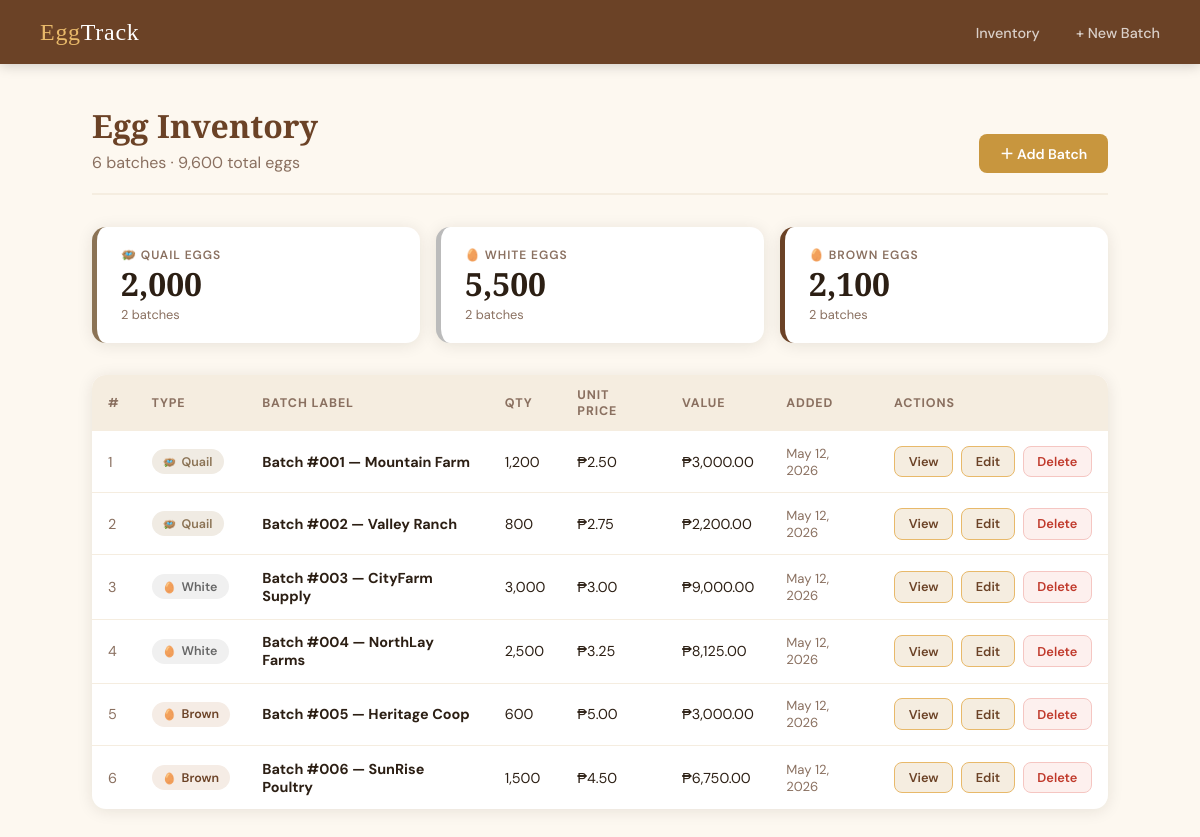
The page / on the database its author committed.
### tables this page shows
CREATE TABLE eggs (
        id          INTEGER PRIMARY KEY AUTOINCREMENT,
        egg_type    TEXT    NOT NULL CHECK(egg_type IN ('quail','white','brown')),
        batch_label TEXT    NOT NULL,
        quantity    INTEGER NOT NULL DEFAULT 0,
        unit_price  REAL    NOT NULL DEFAULT 0.00,
        notes       TEXT    DEFAULT '',
        created_at  TEXT    NOT NULL DEFAULT (datetime('now','localtime'))
    );

### core/View/Engine.php (called while the page is built, shortened)
<?php
class Engine
{
    public function render(string $view, array $data = []): string
    {
        $file = $this->viewsPath . '/' . str_replace('.', '/', $view) . '.php';
        extract($data, EXTR_SKIP);
        require $file;
        return ob_get_clean() ?: '';
    }
}

### app/Controllers/EggController.php (called while the page is built, shortened)
<?php
class EggController
{
    public function index(Request $request): Response
    {
        $eggs    = $this->eggs->all();
        $summary = $this->eggs->stockSummary();
        $content = $this->view->render('eggs.index', compact('eggs', 'summary'));
        return Response::html($content);
    }
}

### core/Http/Dispatcher.php (called while the page is built, shortened)
<?php
class Dispatcher
{
    public function dispatch(array $action, Request $request): Response
    {
        [$controllerClass, $method] = $action;
        $controller = $this->container->make($controllerClass);
        return $controller->$method($request);
    }
}

### core/Application.php (called while the page is built, shortened)
<?php
class Application
{
    private readonly Router     $router;
    private readonly Dispatcher $dispatcher;
    public function __construct(public readonly Container $container)
    {
        $this->router     = new Router();
        $this->dispatcher = new Dispatcher($container);
    }
    public function run(): void
    {
        $request = new Request();
        $matched = $this->router->resolve($request);
        $request->setRouteParams($matched['params']);
        $response = $this->dispatcher->dispatch($matched['action'], $request);
    }
}

### public/index.php (called while the page is built, shortened)
<?php
$dbConfig  = require __DIR__ . '/../config/database.php';
$appConfig = require __DIR__ . '/../config/app.php';
$container = new Container();
$app       = new Application($container);
$app->bind(DatabaseDriver::class, SQLiteDriver::class);
$app->bind(Connection::class, fn(Container $c) =>
    new Connection($c->make(DatabaseDriver::class), $dbConfig)
);
$app->bind(QueryBuilder::class, fn(Container $c) =>
    new QueryBuilder($c->make(Connection::class)->pdo())
);
$app->bind(EggRepositoryInterface::class, fn(Container $c) =>
    new EggRepository($c->make(Connection::class))
);
$app->bind(Engine::class, fn() =>
    new Engine($appConfig['views'])
);
$app->bind(Validator::class, fn() => new Validator());
$app->bind(EggController::class, fn(Container $c) =>
    new EggController(
        $c->make(EggRepositoryInterface::class),
        $c->make(Engine::class),
        $c->make(Validator::class)
    )
);
$app->router()->get('/', [EggController::class, 'index']);
$app->run();

### app/Models/EggRepository.php (called while the page is built, shortened)
<?php
class EggRepository implements EggRepositoryInterface
{
    private readonly QueryBuilder $qb;
    private readonly PDO          $pdo;
    private string                $table = 'eggs';
    public function __construct(Connection $connection)
    {
        $this->pdo = $connection->pdo();
        $this->qb  = new QueryBuilder($this->pdo);
    }
    public function all(): array
    {
        return $this->qb->table($this->table)->orderBy('created_at', 'DESC')->get();
    }
    public function stockSummary(): array
    {
        $stmt = $this->pdo->query(
            "SELECT egg_type, SUM(quantity) as total_quantity, COUNT(*) as batch_count
             FROM {$this->table}
             GROUP BY egg_type
             ORDER BY egg_type"
        );
        return $stmt->fetchAll();
    }
}

### core/Database/Connection.php (called while the page is built, shortened)
<?php
class Connection
{
    private readonly PDO $pdo;
    public function __construct(
        private readonly DatabaseDriver $driver,
        private readonly array          $config
    ) {
        $this->pdo = $this->driver->connect($this->config);
    }
    public function pdo(): PDO
    {
        return $this->pdo;
    }
}

### core/Database/SQLiteDriver.php (called while the page is built, shortened)
<?php
class SQLiteDriver implements DatabaseDriver
{
    public function connect(array $config): PDO
    {
        $path = $config['database'] ?? ':memory:';
        $pdo  = new PDO("sqlite:{$path}");
        $pdo->setAttribute(PDO::ATTR_ERRMODE, PDO::ERRMODE_EXCEPTION);
        $pdo->setAttribute(PDO::ATTR_DEFAULT_FETCH_MODE, PDO::FETCH_ASSOC);
        return $pdo;
    }
}

### core/Database/QueryBuilder.php (called while the page is built, shortened)
<?php
class QueryBuilder
{
    private string $table     = '';
    private array  $wheres    = [];
    private array  $bindings  = [];
    private string $orderCol  = '';
    private string $orderDir  = 'ASC';
    public function table(string $table): static
    {
        $clone        = clone $this;
        $clone->table = $table;
        return $clone;
    }
    public function orderBy(string $column, string $direction = 'ASC'): static
    {
        $clone           = clone $this;
        $clone->orderCol = $column;
        $clone->orderDir = strtoupper($direction);
        return $clone;
    }
    public function get(): array
    {
        $sql  = "SELECT * FROM {$this->table}";
        $sql .= $this->buildWhere();
        if ($this->orderCol) {
            $sql .= " ORDER BY {$this->orderCol} {$this->orderDir}";
        }
        $stmt = $this->execute($sql, $this->bindings);
        return $stmt->fetchAll();
    }
    private function buildWhere(): string
    {
        if (empty($this->wheres)) {
            return '';
        }
        return ' WHERE ' . implode(' AND ', $this->wheres);
    }
    private function execute(string $sql, array $bindings): PDOStatement
    {
        $stmt = $this->pdo->prepare($sql);
        $stmt->execute($bindings);
        return $stmt;
    }
}

### app/Views/layouts/wrap.php (called while the page is built, shortened)
<?php
function layout(string $content, string $title = 'Egg Inventory'): string
{
    require __DIR__ . '/app.php';
    return ob_get_clean();
}

### app/Views/eggs/index.php (the view, shortened to what this page needs)
<?php
$types = ['quail' => 0, 'white' => 0, 'brown' => 0];
$batches = ['quail' => 0, 'white' => 0, 'brown' => 0];
foreach ($summary as $row) {
    $t = $row['egg_type'];
    $types[$t]   = (int)$row['total_quantity'];
    $batches[$t] = (int)$row['batch_count'];
}
$totalAll = array_sum($types);
?>
<div class="page-header">
    <div>
        <h1>Egg Inventory</h1>
        <p><?= count($eggs) ?> batch<?= count($eggs) !== 1 ? 'es' : '' ?> · <?= number_format($totalAll) ?> total eggs</p>
    </div>
    <a href="/eggs/create" class="btn btn-primary">＋ Add Batch</a>
</div>
<div class="summary-grid">
    <div class="summary-chip quail">
        <span class="chip-label">🪺 Quail Eggs</span>
        <span class="chip-qty"><?= number_format($types['quail']) ?></span>
        <span class="chip-sub"><?= $batches['quail'] ?> batch<?= $batches['quail'] !== 1 ? 'es' : '' ?></span>
    </div>
    <div class="summary-chip white">
        <span class="chip-label">🥚 White Eggs</span>
        <span class="chip-qty"><?= number_format($types['white']) ?></span>
        <span class="chip-sub"><?= $batches['white'] ?> batch<?= $batches['white'] !== 1 ? 'es' : '' ?></span>
    </div>
    <div class="summary-chip brown">
        <span class="chip-label">🥚 Brown Eggs</span>
        <span class="chip-qty"><?= number_format($types['brown']) ?></span>
        <span class="chip-sub"><?= $batches['brown'] ?> batch<?= $batches['brown'] !== 1 ? 'es' : '' ?></span>
    </div>
</div>
<div class="card">
<?php if (empty($eggs)): ?>
    <div class="empty-state">
        <div class="icon">🥚</div>
        <strong>No egg batches yet.</strong>
        <p><a href="/eggs/create" style="color:var(--gold)">Add your first batch</a> to get started.</p>
    </div>
<?php else: ?>
    <table class="data-table">
        <thead>
            <tr>
                <th>#</th>
                <th>Type</th>
                <th>Batch Label</th>
                <th>Qty</th>
                <th>Unit Price</th>
                <th>Value</th>
                <th>Added</th>
                <th>Actions</th>
            </tr>
        </thead>
        <tbody>
        <?php foreach ($eggs as $egg): ?>
            <tr>
                <td class="text-muted"><?= $egg['id'] ?></td>
                <td>
                    <span class="badge badge-<?= htmlspecialchars($egg['egg_type']) ?>">
                        <?= ucfirst(htmlspecialchars($egg['egg_type'])) ?>
                    </span>
                </td>
                <td><strong><?= htmlspecialchars($egg['batch_label']) ?></strong></td>
                <td><?= number_format((int)$egg['quantity']) ?></td>
                <td>₱<?= number_format((float)$egg['unit_price'], 2) ?></td>
                <td>₱<?= number_format((float)$egg['unit_price'] * (int)$egg['quantity'], 2) ?></td>
                <td class="text-muted" style="font-size:.82rem"><?= date('M j, Y', strtotime($egg['created_at'])) ?></td>
                <td>
                    <div class="actions">
                        <a href="/eggs/<?= $egg['id'] ?>" class="btn btn-secondary btn-sm">View</a>
                        <a href="/eggs/<?= $egg['id'] ?>/edit" class="btn btn-secondary btn-sm">Edit</a>
                        <form method="POST" action="/eggs/<?= $egg['id'] ?>/delete" style="display:inline"
                              onsubmit="return confirm('Delete this batch?')">
                            <button type="submit" class="btn btn-danger btn-sm">Delete</button>
                        </form>
                    </div>
                </td>
            </tr>
        <?php endforeach; ?>
        </tbody>
    </table>
<?php endif; ?>
</div>
<?php
$content = ob_get_clean();
require __DIR__ . '/../layouts/wrap.php';
echo layout($content, 'Inventory');

### app/Views/layouts/app.php (shortened to what this page needs)
<!DOCTYPE html>
<html lang="en">
<head>
</head>
<body>
<nav>
    <a href="/eggs" class="nav-brand">Egg<span>Track</span></a>
    <div class="nav-links">
        <a href="/eggs">Inventory</a>
        <a href="/eggs/create">+ New Batch</a>
    </div>
</nav>
<div class="page-wrap">
    <?= $content ?? '' ?>
</div>
</body>
</html>

### core/Http/Response.php (shortened to what this page needs)
<?php
class Response
{
    private string $body       = '';
    public function setBody(string $body): static
    {
        $this->body = $body;
        return $this;
    }
    public function send(): void
    {
        echo $this->body;
    }
}

### app/Views/layouts/app.php (style rules this page uses)
:root { --cream: #fdf8f0; --warm: #f5ede0; --gold: #c8963e; --gold-lt: #e8b96a; --brown: #6b4226; --quail: #8b7355; --white-eg: #e8e0d5; --ink: #2c1f14; --muted: #8a7060; --green: #4a7c59; --red: #c0392b; --shadow: 0 2px 16px rgba(44,31,20,.10); --radius: 14px; }
*, *::before, *::after { box-sizing: border-box; margin: 0; padding: 0; }
body { font-family: 'DM Sans', sans-serif; background: var(--cream); color: var(--ink); min-height: 100vh; }
nav { background: var(--brown); padding: 0 2.5rem; display: flex; align-items: center; justify-content: space-between; height: 64px; box-shadow: 0 2px 12px rgba(0,0,0,.18); }
.nav-brand { font-family: 'Playfair Display', serif; font-size: 1.5rem; color: var(--gold-lt); text-decoration: none; letter-spacing: .03em; }
.nav-brand span { color: #fff; font-weight: 300; }
.nav-links a { color: rgba(255,255,255,.75); text-decoration: none; margin-left: 2rem; font-size: .9rem; font-weight: 500; transition: color .2s; }
.page-wrap { max-width: 1080px; margin: 0 auto; padding: 2.5rem 2rem 4rem; }
.page-header { display: flex; align-items: flex-end; justify-content: space-between; margin-bottom: 2rem; padding-bottom: 1.25rem; border-bottom: 2px solid var(--warm); }
.page-header h1 { font-family: 'Playfair Display', serif; font-size: 2rem; color: var(--brown); }
.page-header p { color: var(--muted); margin-top: .3rem; }
.btn { display: inline-flex; align-items: center; gap: .45rem; padding: .6rem 1.3rem; border-radius: 8px; font-family: 'DM Sans', sans-serif; font-size: .875rem; font-weight: 600; cursor: pointer; text-decoration: none; border: none; transition: all .18s; }
.btn-primary { background: var(--gold); color: #fff; }
.btn-secondary { background: var(--warm); color: var(--brown); border: 1.5px solid var(--gold-lt); }
.btn-danger { background: #fdf0ee; color: var(--red); border: 1.5px solid #f5c6c2; }
.btn-sm { padding: .4rem .85rem; font-size: .8rem; }
.card { background: #fff; border-radius: var(--radius); box-shadow: var(--shadow); overflow: hidden; }
.summary-grid { display: grid; grid-template-columns: repeat(auto-fit, minmax(180px, 1fr)); gap: 1rem; margin-bottom: 2rem; }
.summary-chip { background: #fff; border-radius: var(--radius); padding: 1.25rem 1.5rem; box-shadow: var(--shadow); border-left: 5px solid var(--gold); display: flex; flex-direction: column; gap: .35rem; }
.summary-chip.quail { border-color: var(--quail); }
.summary-chip.white { border-color: #bbb; }
.summary-chip.brown { border-color: var(--brown); }
.summary-chip .chip-label { font-size: .75rem; font-weight: 600; text-transform: uppercase; letter-spacing: .08em; color: var(--muted); }
.summary-chip .chip-qty { font-family: 'Playfair Display', serif; font-size: 2rem; font-weight: 700; color: var(--ink); line-height: 1; }
.summary-chip .chip-sub { font-size: .8rem; color: var(--muted); }
.data-table { width: 100%; border-collapse: collapse; }
.data-table thead th { background: var(--warm); padding: .75rem 1rem; text-align: left; font-size: .78rem; font-weight: 700; letter-spacing: .07em; text-transform: uppercase; color: var(--muted); }
.data-table tbody tr { border-bottom: 1px solid var(--warm); transition: background .15s; }
.data-table tbody tr:last-child { border-bottom: none; }
.data-table td { padding: .85rem 1rem; font-size: .9rem; vertical-align: middle; }
.data-table .actions { display: flex; gap: .5rem; }
.badge { display: inline-flex; align-items: center; gap: .35rem; padding: .28rem .7rem; border-radius: 20px; font-size: .78rem; font-weight: 600; }
.badge-quail { background: #f0ebe3; color: var(--quail); }
.badge-white { background: #f0f0f0; color: #666; }
.badge-brown { background: #f5ece5; color: var(--brown); }
.badge::before { content: '🥚'; font-size: .85em; }
.badge-quail::before { content: '🪺'; }
.text-muted { color: var(--muted); }

### rows shown on the page
eggs: id "1", egg_type "Quail", batch_label "Batch #001 — Mountain Farm", quantity "1,200", unit_price "2.50", (float)$egg['unit_price'] * (int)$egg['quantity'] "3,000.00", created_at "May 12, 2026"
eggs: id "2", egg_type "Quail", batch_label "Batch #002 — Valley Ranch", quantity "800", unit_price "2.75", (float)$egg['unit_price'] * (int)$egg['quantity'] "2,200.00", created_at "May 12, 2026"
eggs: id "3", egg_type "White", batch_label "Batch #003 — CityFarm Supply", quantity "3,000", unit_price "3.00", (float)$egg['unit_price'] * (int)$egg['quantity'] "9,000.00", created_at "May 12, 2026"
eggs: id "4", egg_type "White", batch_label "Batch #004 — NorthLay Farms", quantity "2,500", unit_price "3.25", (float)$egg['unit_price'] * (int)$egg['quantity'] "8,125.00", created_at "May 12, 2026"
eggs: id "5", egg_type "Brown", batch_label "Batch #005 — Heritage Coop", quantity "600", unit_price "5.00", (float)$egg['unit_price'] * (int)$egg['quantity'] "3,000.00", created_at "May 12, 2026"
eggs: id "6", egg_type "Brown", batch_label "Batch #006 — SunRise Poultry", quantity "1,500", unit_price "4.50", (float)$egg['unit_price'] * (int)$egg['quantity'] "6,750.00", created_at "May 12, 2026"

### other values the page prints
count($eggs) "6"
$totalAll "9,600"
$types['quail'] "2,000"
$batches['quail'] "2"
$types['white'] "5,500"
$batches['white'] "2"
$types['brown'] "2,100"
$batches['brown'] "2"
